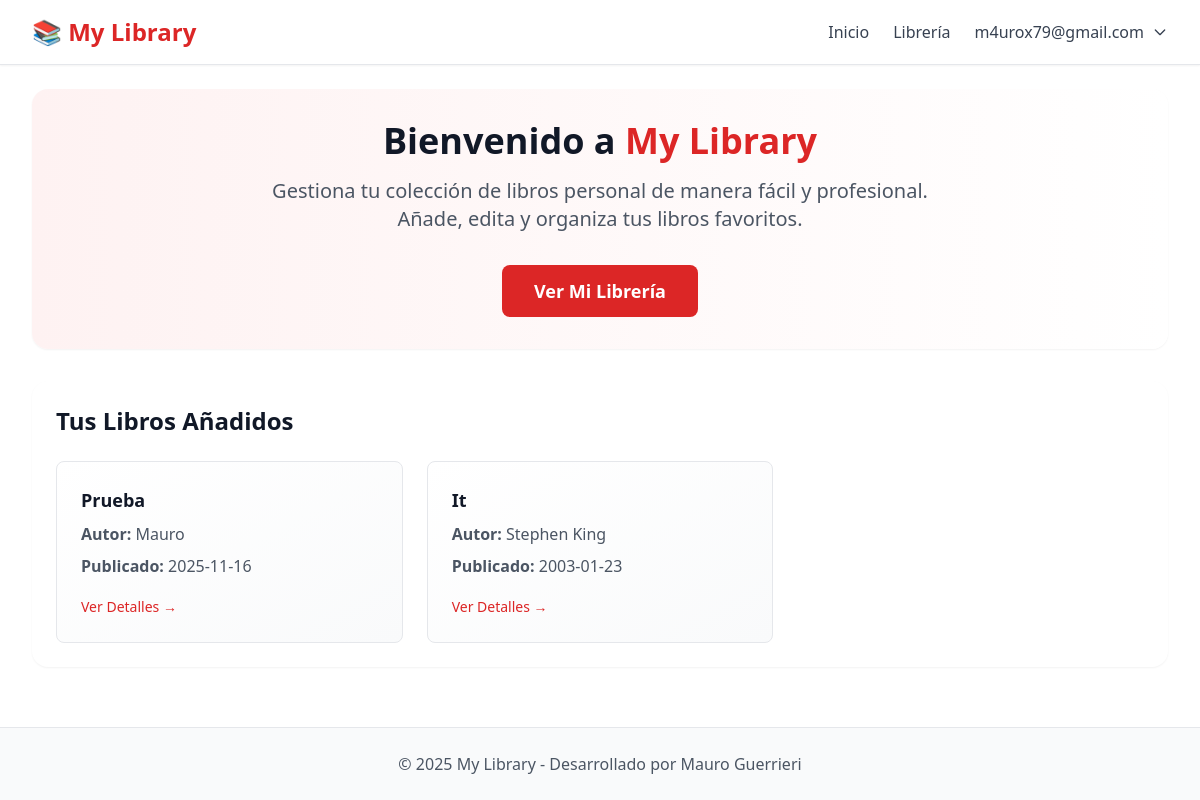
Screenshot of /home (signed in) with the database file from the repository.
### tables this page shows
CREATE TABLE books (
	id INTEGER NOT NULL PRIMARY KEY AUTOINCREMENT,
	title TEXT NOT NULL,
	author TEXT,
	publish_date TEXT
, user_id INTEGER NOT NULL DEFAULT 0);

### controllers/homecontroller.php (called while the page is built)
<?php
require_once __DIR__ . '/../models/books.php';
$userId = $_SESSION['user']['id'] ?? null;
$books = getAllBooks($db, $userId);
require __DIR__ . '/../views/home.view.php';

### models/books.php (called while the page is built, shortened)
<?php
function getAllBooks(PDO $db, ?int $userId = null): array {
    if ($userId) {
        $stmt = $db->prepare("SELECT id, title, author, publish_date, user_id FROM books WHERE user_id = ? ORDER BY id DESC");
        $stmt->execute([$userId]);
        return $stmt->fetchAll();
    }
    return [];
}

### views/home.view.php (the view, shortened to what this page needs)
<?php include 'partials/header.view.php'; ?>
<main class="flex-1">
    <div class="max-w-7xl mx-auto py-6 sm:px-6 lg:px-8">
        <div class="bg-gradient-to-r from-red-50 to-white rounded-2xl shadow-sm p-8 mb-8">
            <div class="text-center">
                <h1 class="text-4xl font-bold text-gray-900 mb-4">
                    Bienvenido a <span class="text-primary">My Library</span>
                </h1>
                <p class="text-xl text-gray-600 mb-8 max-w-2xl mx-auto">
                    Gestiona tu colección de libros personal de manera fácil y profesional.
                    Añade, edita y organiza tus libros favoritos.
                </p>
                <?php if ($_SESSION['user']): ?>
                    <div class="space-x-4">
                        <a href="/books" class="bg-primary text-white px-8 py-3 rounded-lg hover:bg-red-700 font-semibold text-lg inline-block transition-colors">
                            Ver Mi Librería
                        </a>
                    </div>
                <?php endif; ?>
            </div>
        </div>
        <div class="bg-white rounded-2xl shadow-sm p-6">
            <h2 class="text-2xl font-bold text-gray-900 mb-6">
                <?php if ($_SESSION['user']): ?>
                    Tus Libros Añadidos
                <?php else: ?>
                    Inicia Sesión para guardar tus libros en la librería
                <?php endif; ?>
            </h2>
            <?php if (empty($books)): ?>
                <div class="text-center py-12">
                    <div class="text-gray-400 text-6xl mb-4">📚</div>
                    <p class="text-gray-500 text-lg">
                        <?php if ($_SESSION['user']): ?>
                            No hay libros en tu biblioteca todavía.
                        <?php else: ?>
                            ¡Regístrate y comienza a construir tu colección personal!
                        <?php endif; ?>
                    </p>
                    <?php if ($_SESSION['user']): ?>
                        <a href="/add-book" class="inline-block mt-4 text-primary hover:text-red-700 font-medium">
                            ¡Sé el primero en añadir un libro!
                        </a>
                    <?php endif; ?>
                </div>
            <?php else: ?>
                <div class="grid grid-cols-1 md:grid-cols-2 lg:grid-cols-3 gap-6">
                    <?php foreach ($books as $book): ?>
                        <div class="border border-gray-200 rounded-lg p-6 hover:shadow-md transition-shadow bg-gradient-to-br from-white to-gray-50">
                            <h3 class="text-lg font-semibold text-gray-900 mb-2"><?= htmlspecialchars($book['title']) ?></h3>
                            <p class="text-gray-600 mb-2"><strong>Autor:</strong> <?= htmlspecialchars($book['author']) ?></p>
                            <p class="text-gray-600 mb-4"><strong>Publicado:</strong> <?= htmlspecialchars($book['publish_date']) ?></p>
                            <a href="/view-book/<?= $book['id'] ?>" class="text-primary hover:text-red-700 font-medium text-sm">
                                Ver Detalles →
                            </a>
                        </div>
                    <?php endforeach; ?>
                </div>
            <?php endif; ?>
        </div>
    </div>
</main>
<?php include 'partials/footer.view.php'; ?>

### views/partials/header.view.php (style rules this page uses)
.bg-primary { background-color: #dc2626; }
.text-primary { color: #dc2626; }

### rows the page displays
books: title "Prueba", author "Mauro", publish_date "2025-11-16"
books: title "It", author "Stephen King", publish_date "2003-01-23"

### other values shown
$_SESSION['user']['email'] "m4urox79@gmail.com"
APP_NAME "My Library"
